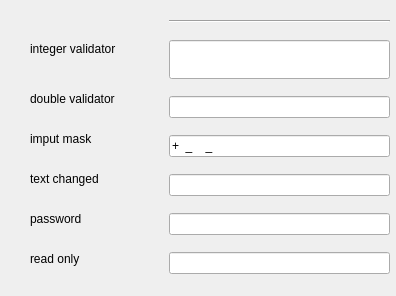
<?xml version="1.0" encoding="UTF-8"?>
<ui version="4.0">
 <class>Form</class>
 <widget class="QWidget" name="Form">
  <property name="windowModality">
   <enum>Qt::WindowModal</enum>
  </property>
  <property name="geometry">
   <rect>
    <x>0</x>
    <y>0</y>
    <width>396</width>
    <height>296</height>
   </rect>
  </property>
  <property name="font">
   <font>
    <pointsize>9</pointsize>
   </font>
  </property>
  <property name="windowTitle">
   <string>PyQt</string>
  </property>
  <property name="windowIcon">
   <iconset>
    <normaloff>../../../media/ursia/16EC8BACEC8B84A9/Users/ursia/Documents/marker_48px.png</normaloff>../../../media/ursia/16EC8BACEC8B84A9/Users/ursia/Documents/marker_48px.png</iconset>
  </property>
  <widget class="QWidget" name="verticalLayoutWidget">
   <property name="geometry">
    <rect>
     <x>169</x>
     <y>9</y>
     <width>221</width>
     <height>281</height>
    </rect>
   </property>
   <layout class="QVBoxLayout" name="verticalLayout">
    <item>
     <widget class="Line" name="line">
      <property name="orientation">
       <enum>Qt::Horizontal</enum>
      </property>
     </widget>
    </item>
    <item>
     <widget class="QLineEdit" name="lineEdit">
      <property name="font">
       <font>
        <family>Liberation Sans</family>
        <pointsize>20</pointsize>
       </font>
      </property>
      <property name="maxLength">
       <number>4</number>
      </property>
      <property name="alignment">
       <set>Qt::AlignRight|Qt::AlignTrailing|Qt::AlignVCenter</set>
      </property>
      <property name="validator" stdset="0">
       <number>0</number>
      </property>
     </widget>
    </item>
    <item>
     <widget class="QLineEdit" name="lineEdit_2">
      <property name="validator" stdset="0">
       <double>0.990000000000000</double>
      </property>
      <property name="validator'" stdset="0">
       <double>99.989999999999995</double>
      </property>
     </widget>
    </item>
    <item>
     <widget class="QLineEdit" name="lineEdit_3">
      <property name="inputMask">
       <string>+99_9999_999999</string>
      </property>
     </widget>
    </item>
    <item>
     <widget class="QLineEdit" name="lineEdit_4"/>
    </item>
    <item>
     <widget class="QLineEdit" name="lineEdit_5">
      <property name="echoMode">
       <enum>QLineEdit::Password</enum>
      </property>
     </widget>
    </item>
    <item>
     <widget class="QLineEdit" name="lineEdit_6">
      <property name="readOnly">
       <bool>true</bool>
      </property>
     </widget>
    </item>
   </layout>
  </widget>
  <widget class="QLabel" name="label">
   <property name="geometry">
    <rect>
     <x>30</x>
     <y>40</y>
     <width>101</width>
     <height>17</height>
    </rect>
   </property>
   <property name="font">
    <font>
     <pointsize>9</pointsize>
    </font>
   </property>
   <property name="text">
    <string>integer validator</string>
   </property>
   <property name="buddy">
    <cstring>lineEdit</cstring>
   </property>
  </widget>
  <widget class="QLabel" name="label_2">
   <property name="geometry">
    <rect>
     <x>30</x>
     <y>90</y>
     <width>101</width>
     <height>17</height>
    </rect>
   </property>
   <property name="font">
    <font>
     <pointsize>9</pointsize>
    </font>
   </property>
   <property name="text">
    <string>double validator</string>
   </property>
   <property name="buddy">
    <cstring>lineEdit_2</cstring>
   </property>
  </widget>
  <widget class="QLabel" name="label_3">
   <property name="geometry">
    <rect>
     <x>30</x>
     <y>130</y>
     <width>67</width>
     <height>17</height>
    </rect>
   </property>
   <property name="font">
    <font>
     <pointsize>9</pointsize>
    </font>
   </property>
   <property name="text">
    <string>imput mask</string>
   </property>
   <property name="buddy">
    <cstring>lineEdit_3</cstring>
   </property>
  </widget>
  <widget class="QLabel" name="label_4">
   <property name="geometry">
    <rect>
     <x>30</x>
     <y>170</y>
     <width>81</width>
     <height>17</height>
    </rect>
   </property>
   <property name="text">
    <string>text changed</string>
   </property>
   <property name="buddy">
    <cstring>lineEdit_4</cstring>
   </property>
  </widget>
  <widget class="QLabel" name="label_5">
   <property name="geometry">
    <rect>
     <x>30</x>
     <y>210</y>
     <width>67</width>
     <height>17</height>
    </rect>
   </property>
   <property name="text">
    <string>password</string>
   </property>
   <property name="buddy">
    <cstring>lineEdit_5</cstring>
   </property>
  </widget>
  <widget class="QLabel" name="label_6">
   <property name="geometry">
    <rect>
     <x>30</x>
     <y>250</y>
     <width>67</width>
     <height>17</height>
    </rect>
   </property>
   <property name="text">
    <string>read only</string>
   </property>
   <property name="buddy">
    <cstring>lineEdit_6</cstring>
   </property>
  </widget>
 </widget>
 <resources/>
 <connections>
  <connection>
   <sender>label</sender>
   <signal>linkHovered(QString)</signal>
   <receiver>lineEdit</receiver>
   <slot>setText(QString)</slot>
   <hints>
    <hint type="sourcelabel">
     <x>70</x>
     <y>48</y>
    </hint>
    <hint type="destinationlabel">
     <x>209</x>
     <y>44</y>
    </hint>
   </hints>
  </connection>
  <connection>
   <sender>label_2</sender>
   <signal>linkHovered(QString)</signal>
   <receiver>lineEdit_2</receiver>
   <slot>setText(QString)</slot>
   <hints>
    <hint type="sourcelabel">
     <x>78</x>
     <y>97</y>
    </hint>
    <hint type="destinationlabel">
     <x>197</x>
     <y>105</y>
    </hint>
   </hints>
  </connection>
  <connection>
   <sender>label_3</sender>
   <signal>linkHovered(QString)</signal>
   <receiver>lineEdit_3</receiver>
   <slot>setText(QString)</slot>
   <hints>
    <hint type="sourcelabel">
     <x>73</x>
     <y>134</y>
    </hint>
    <hint type="destinationlabel">
     <x>193</x>
     <y>142</y>
    </hint>
   </hints>
  </connection>
  <connection>
   <sender>label_6</sender>
   <signal>linkHovered(QString)</signal>
   <receiver>lineEdit_6</receiver>
   <slot>selectAll()</slot>
   <hints>
    <hint type="sourcelabel">
     <x>63</x>
     <y>255</y>
    </hint>
    <hint type="destinationlabel">
     <x>192</x>
     <y>258</y>
    </hint>
   </hints>
  </connection>
 </connections>
</ui>
